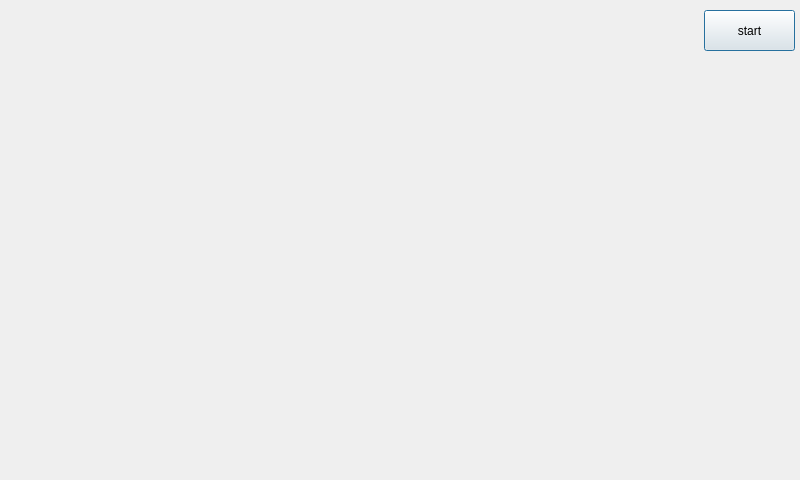
<?xml version="1.0" encoding="UTF-8"?>
<ui version="4.0">
 <class>ObjectDetectionInferencePage</class>
 <widget class="QDialog" name="ObjectDetectionInferencePage">
  <property name="geometry">
   <rect>
    <x>0</x>
    <y>0</y>
    <width>800</width>
    <height>480</height>
   </rect>
  </property>
  <property name="windowTitle">
   <string>Object Detection</string>
  </property>
  <widget class="DetectionControlPanel" name="controlPanel" native="true">
   <property name="geometry">
    <rect>
     <x>0</x>
     <y>0</y>
     <width>250</width>
     <height>480</height>
    </rect>
   </property>
  </widget>
  <widget class="DetectionResultPanel" name="resultPanel" native="true">
   <property name="geometry">
    <rect>
     <x>250</x>
     <y>0</y>
     <width>550</width>
     <height>480</height>
    </rect>
   </property>
   <widget class="QPushButton" name="start">
    <property name="geometry">
     <rect>
      <x>454</x>
      <y>10</y>
      <width>91</width>
      <height>41</height>
     </rect>
    </property>
    <property name="text">
     <string>start</string>
    </property>
   </widget>
  </widget>
 </widget>
 <customwidgets>
  <customwidget>
   <class>DetectionControlPanel</class>
   <extends>QWidget</extends>
   <header>detectioncontrolpanel.h</header>
   <container>1</container>
  </customwidget>
  <customwidget>
   <class>DetectionResultPanel</class>
   <extends>QWidget</extends>
   <header>detectionresultpanel.h</header>
   <container>1</container>
  </customwidget>
 </customwidgets>
 <resources/>
 <connections/>
</ui>
